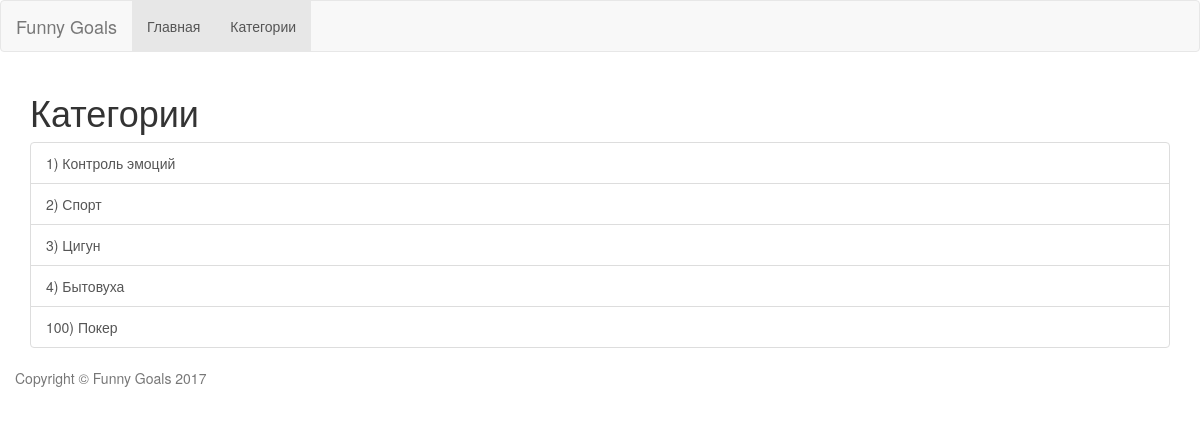
The page /goals/category/list/ on the database its author committed.
### goal_app/models.py (models this page shows, shortened)
class Category(models.Model):
    name = models.CharField(max_length=32, unique=True)
    in_future = models.BooleanField(default=False)
    in_future_reason = models.TextField(blank=True)
    priority = models.PositiveIntegerField(default=0)
    class Meta:
        ordering = ["priority"]

### goal_app/views.py (the view)
class CategoryListView(ListView):
    template_name = 'category_list.html'
    model = Category

### goal_app/templates/category_list.html
{% extends "main_list.html" %}
{% block caption %}
   <h1>Категории</h1>
{% endblock %}
{% block object %}
    <a href="{% url 'goal_list' category_id=object.pk goal_time='TD' %}" class="list-group-item">{{object.priority}}) {{object.name}}</a>
{% endblock %}

### rows shown on the page
Category: priority "1", name "Контроль эмоций"
Category: priority "2", name "Спорт"
Category: priority "3", name "Цигун"
Category: priority "4", name "Бытовуха"
Category: priority "100", name "Покер"
